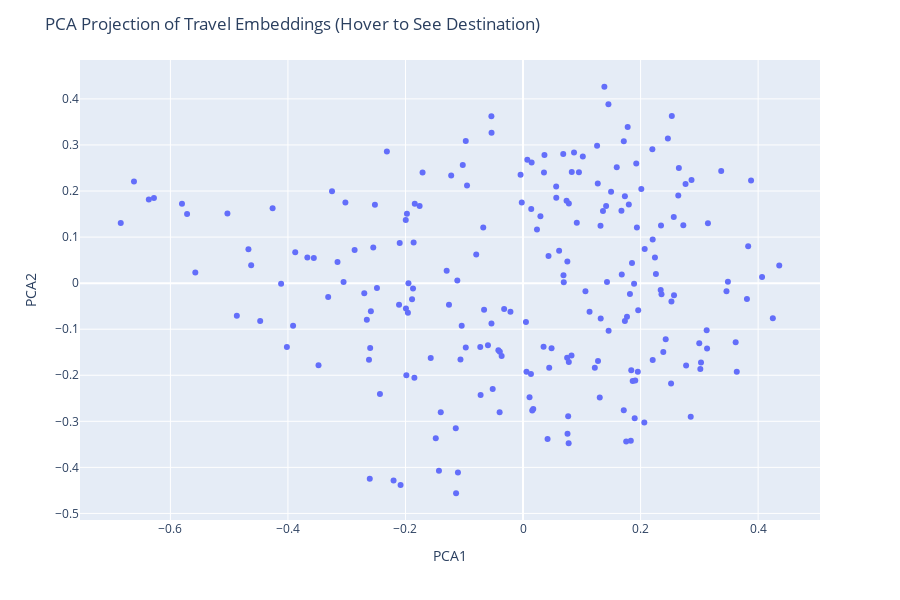

Notebook cell for this chart:
### Markdown cell above
# Visualize SBERT

### Code cell
embeddings = np.load('embeddings.npy')
pca = PCA(n_components=2)
embeddings_2d = pca.fit_transform(embeddings)

# Build DataFrame



from sklearn.cluster import KMeans

# Load your SBERT embeddings

# Choose number of clusters (try 5–10)
kmeans = KMeans(n_clusters=6, random_state=42)
clusters = kmeans.fit_predict(embeddings)

# Add results to your DataFrame
df['Cluster'] = clusters
for i in range(kmeans.n_clusters):
    print(f"\nCluster {i}")
    print(df[df['Cluster'] == i]['Destination'].head(10))
embeddings_2d = PCA(n_components=2).fit_transform(embeddings)

plt.figure(figsize=(10,7))
plt.scatter(embeddings_2d[:,0], embeddings_2d[:,1], c=clusters, cmap='tab10', alpha=0.7)
plt.title("SBERT Embeddings Clustered by KMeans")
plt.xlabel("PCA 1")
plt.ylabel("PCA 2")
plt.colorbar(label='Cluster ID')
plt.show()

### Figure 1 — Plotly figure (JSON) as saved in the notebook; plotly's stock layout.template omitted (floating-point values rounded to 4 significant figures; data arrays with more than 128 entries replaced by an {"elided": "..."} marker saying what was removed)
{"data": [{"hovertemplate": "<b>%{hovertext}</b><br><br>PCA1=%{x}<br>PCA2=%{y}<extra></extra>", "hovertext": {"elided": "209 str values"}, "legendgroup": "", "marker": {"color": "#636efa", "symbol": "circle"}, "mode": "markers", "name": "", "orientation": "v", "showlegend": false, "textposition": "top center", "type": "scatter", "x": {"elided": "209 float values"}, "xaxis": "x", "y": {"elided": "209 float values"}, "yaxis": "y"}], "layout": {"height": 600, "legend": {"tracegroupgap": 0}, "margin": {"t": 60}, "title": {"text": "PCA Projection of Travel Embeddings (Hover to See Destination)"}, "width": 900, "xaxis": {"anchor": "y", "domain": [0, 1], "title": {"text": "PCA1"}}, "yaxis": {"anchor": "x", "domain": [0, 1], "title": {"text": "PCA2"}}}}
